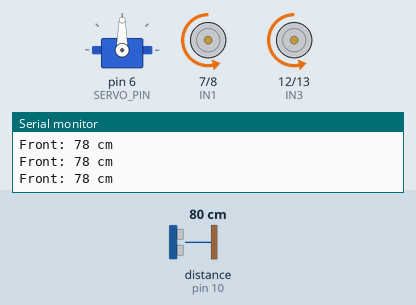
This sketch was run on a simulated Arduino Uno, built with avr-gcc and run on an emulated ATmega328P. Shown: servo, motor-driver pin pairs drawn as motors (green arrow = first pin HIGH = forward, orange = second pin HIGH = backward, longer = more drive, scaled by the enable pin), the last lines printed to the serial monitor. Wiring (inferred from the names in the program): ultrasonic range finder: trigger pin 9; echo pin 10. Inputs (shaded band) come from the test bench; at power-on: distance to the obstacle (sensor on pin 10) 80 cm. The echo pulse lasts 58.3 µs per cm.

Above: at 2.2 s.
2.3 s: distance to the obstacle (sensor on pin 10) set to 29 cm
3.8 s: distance to the obstacle (sensor on pin 10) set to 24 cm
At 6.6 s:
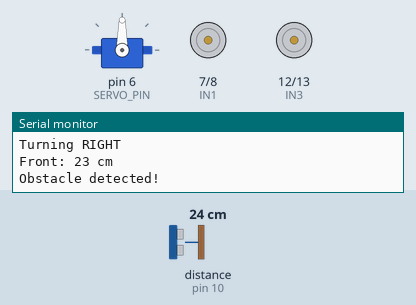
6.8 s: distance to the obstacle (sensor on pin 10) set to 35 cm
At 8.4 s:
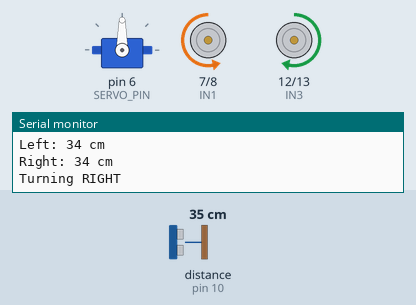
9.8 s: distance to the obstacle (sensor on pin 10) set to 2 cm
At 11.1 s:
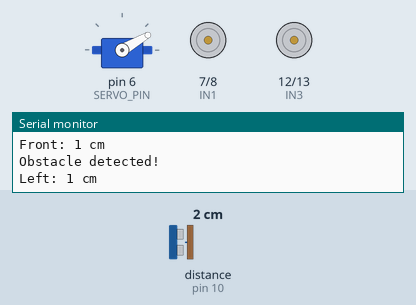
Timing chart, 0 to 13.8 s (numbered marks = the images above; inputs shaded):
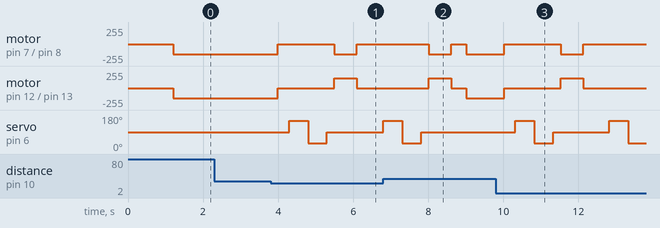

Measured:
- the behaviour switches between 27 and 26 cm on distance to the obstacle (sensor on pin 10) (found by bisection; images 0 and 1)
- after the input at 3.8 s, motor on pin 7 (IN1) / pin 8 (IN2): backward 150/255 → stopped after 0.20 s, → backward 150/255 1.5 s later, → stopped 0.60 s later; motor on pin 12 (IN3) / pin 13 (IN4): backward 150/255 → stopped after 0.20 s, → forward 150/255 1.5 s later, → stopped 0.60 s later
- after the input at 6.8 s, servo on pin 6 (SERVO_PIN): goes on until 7.8 s, then stays 90°
- after the input at 9.8 s, motor on pin 7 (IN1) / pin 8 (IN2): backward 150/255 → stopped after 0.22 s, → backward 150/255 1.5 s later, → stopped 0.60 s later; motor on pin 12 (IN3) / pin 13 (IN4): backward 150/255 → stopped after 0.22 s, → forward 150/255 1.5 s later, → stopped 0.60 s later

The sketch:

Rononav.ino
```cpp
#include <Servo.h>

// ================= SENSOR =================
#define TRIG_PIN 9
#define ECHO_PIN 10

// ================= SERVO =================
#define SERVO_PIN 6

// ================= L298N =================
#define ENA 5
#define IN1 7
#define IN2 8

#define ENB 11
#define IN3 12
#define IN4 13

Servo scanner;

// Motor speed: 0–255
int motorSpeed = 150;

// Minimum safe distance in cm
int safeDistance = 25;


// =================================================
//                ULTRASONIC FUNCTION
// =================================================

long getDistance() {

  digitalWrite(TRIG_PIN, LOW);
  delayMicroseconds(2);

  digitalWrite(TRIG_PIN, HIGH);
  delayMicroseconds(10);

  digitalWrite(TRIG_PIN, LOW);

  long duration = pulseIn(ECHO_PIN, HIGH, 30000);

  if (duration == 0) {
    return 400;
  }

  long distance = duration * 0.034 / 2;

  return distance;
}


// =================================================
//                    STOP
// =================================================

void stopRobot() {

  analogWrite(ENA, 0);
  analogWrite(ENB, 0);

  digitalWrite(IN1, LOW);
  digitalWrite(IN2, LOW);

  digitalWrite(IN3, LOW);
  digitalWrite(IN4, LOW);
}


// =================================================
//                   FORWARD
// =================================================

void forward() {

  analogWrite(ENA, motorSpeed);
  analogWrite(ENB, motorSpeed);

  // Adjusted because your robot was moving backward
  digitalWrite(IN1, LOW);
  digitalWrite(IN2, HIGH);

  digitalWrite(IN3, LOW);
  digitalWrite(IN4, HIGH);
}


// =================================================
//                    LEFT TURN
// =================================================

void leftTurn() {

  analogWrite(ENA, motorSpeed);
  analogWrite(ENB, motorSpeed);

  digitalWrite(IN1, HIGH);
  digitalWrite(IN2, LOW);

  digitalWrite(IN3, LOW);
  digitalWrite(IN4, HIGH);
}


// =================================================
//                   RIGHT TURN
// =================================================

void rightTurn() {

  analogWrite(ENA, motorSpeed);
  analogWrite(ENB, motorSpeed);

  digitalWrite(IN1, LOW);
  digitalWrite(IN2, HIGH);

  digitalWrite(IN3, HIGH);
  digitalWrite(IN4, LOW);
}


// =================================================
//                  SETUP
// =================================================

void setup() {

  pinMode(TRIG_PIN, OUTPUT);
  pinMode(ECHO_PIN, INPUT);

  pinMode(ENA, OUTPUT);
  pinMode(IN1, OUTPUT);
  pinMode(IN2, OUTPUT);

  pinMode(ENB, OUTPUT);
  pinMode(IN3, OUTPUT);
  pinMode(IN4, OUTPUT);

  scanner.attach(SERVO_PIN);

  scanner.write(90);

  Serial.begin(9600);

  stopRobot();

  delay(1000);

  Serial.println("RoboNav Started");
}


// =================================================
//                    MAIN LOOP
// =================================================

void loop() {

  // Look straight
  scanner.write(90);
  delay(200);

  long frontDistance = getDistance();

  Serial.print("Front: ");
  Serial.print(frontDistance);
  Serial.println(" cm");


  // ---------------------------------------------
  // PATH IS CLEAR
  // ---------------------------------------------

  if (frontDistance > safeDistance) {

    forward();

    delay(50);

    return;
  }


  // ---------------------------------------------
  // OBSTACLE DETECTED
  // ---------------------------------------------

  Serial.println("Obstacle detected!");

  stopRobot();

  delay(300);


  // ---------------------------------------------
  // SCAN LEFT
  // ---------------------------------------------

  scanner.write(150);

  delay(500);

  long leftDistance = getDistance();

  Serial.print("Left: ");
  Serial.print(leftDistance);
  Serial.println(" cm");


  // ---------------------------------------------
  // SCAN RIGHT
  // ---------------------------------------------

  scanner.write(30);

  delay(500);

  long rightDistance = getDistance();

  Serial.print("Right: ");
  Serial.print(rightDistance);
  Serial.println(" cm");


  // ---------------------------------------------
  // RETURN SERVO TO CENTER
  // ---------------------------------------------

  scanner.write(90);

  delay(200);


  // ---------------------------------------------
  // CHOOSE CLEARER PATH
  // ---------------------------------------------

  if (leftDistance > rightDistance) {

    Serial.println("Turning LEFT");

    leftTurn();

    delay(600);

    stopRobot();

  }

  else {

    Serial.println("Turning RIGHT");

    rightTurn();

    delay(600);

    stopRobot();
  }


  delay(200);
}
```
